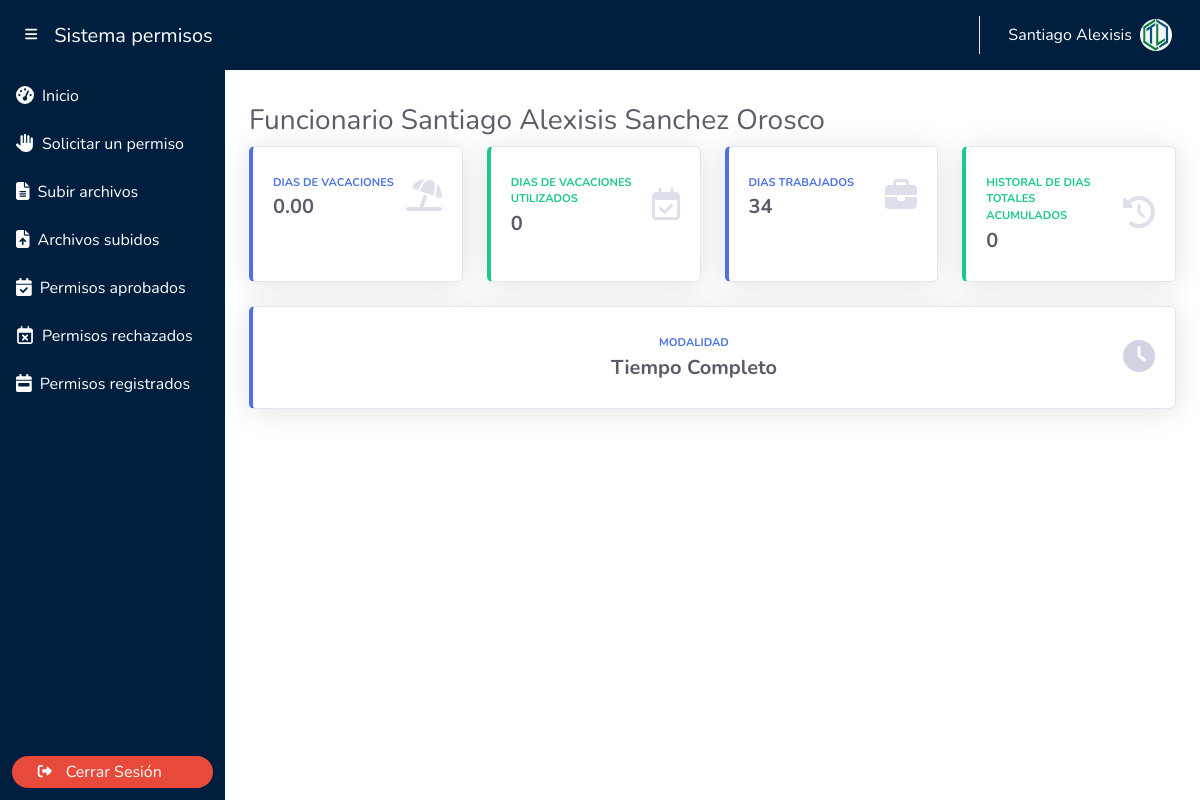
Screenshot of /funcionario/dashboard (signed in) with the database file from the repository.
### tables this page shows
CREATE TABLE `configuracion` (
  `idConfiguracion` int(11) NOT NULL,
  `limiteVacaciones` double DEFAULT NULL,
  `diasPorAño` double DEFAULT NULL,
  `diasAnuales` int(11) DEFAULT NULL,
  `numero` double DEFAULT NULL
);

CREATE TABLE `usuarios` (
  `id_usuarios` int(11) NOT NULL,
  `cedula` varchar(10) NOT NULL,
  `nombres` varchar(200) NOT NULL,
  `apellidos` varchar(200) NOT NULL,
  `email` varchar(250) NOT NULL,
  `usuario` varchar(250) NOT NULL,
  `contraseña` varchar(250) NOT NULL,
  `rol` varchar(400) NOT NULL,
  `fecha_ingreso` date DEFAULT NULL,
  `tiempo_trabajo` int(11) DEFAULT NULL
);

### resta_solicitud.php (called while the page is built, shortened)
<?php
include_once "../conexion.php";
function seleccionar($pdo){
    try {
        $consulta = "SELECT limiteVacaciones, diasPorAño, diasAnuales FROM configuracion";
        $stmt = $pdo->prepare($consulta);
        $stmt->execute();
        $resultado = $stmt->fetch(PDO::FETCH_ASSOC);
        $limiteVacaciones = $resultado["limiteVacaciones"];
        $diasPorAnoTrabajado = $resultado["diasPorAño"];
        $diasPorAno = $resultado["diasAnuales"];
        return [
            'limiteVacaciones' => $limiteVacaciones,
            'diasPorAnoTrabajado' => $diasPorAnoTrabajado,
            'diasPorAno' => $diasPorAno
        ];
    } catch (PDOException $e) {
        return "Error de excepción en la función de limite" .$e->getMessage();
    }
}
$seleccionar = seleccionar($pdo);
$limiteVacaciones = $seleccionar['limiteVacaciones'];
function obtenerDiasTrabajadosParaUsuario($pdo, $id_usuario) {
    try {
        $query = "SELECT id_usuarios, cedula, nombres, apellidos, tiempo_trabajo FROM usuarios WHERE id_usuarios = :id";
        $statement = $pdo->prepare($query);
        $statement->bindParam(':id', $id_usuario, PDO::PARAM_INT);
        $statement->execute();
        $usuario = $statement->fetch(PDO::FETCH_ASSOC);
        $resultados = [];
        if ($usuario) {
            $id_usuario = $usuario['id_usuarios'];
            $diasTrabajados = consulta_unica($pdo, $id_usuario);
            $horasDePermiso = horas_ocupadas($pdo, $id_usuario);
            $fechaIngreso = obtenerFechaIngreso($pdo, $id_usuario);
            $resultados[] = [
                'id_usuario' => $id_usuario,
                'cedula' => $usuario['cedula'],
                'nombre' => $usuario['nombres'],
                'apellido' => $usuario['apellidos'],
                'tiempo_trabajo' => $usuario['tiempo_trabajo'],
                'dias_trabajados' => $diasTrabajados,
                'horas_permiso' => $horasDePermiso,
                'fecha_ingreso' => $fechaIngreso,
            ];
        }
        return $resultados;
    } catch (PDOException $e) {
        return "Error de excepción en la función de Días trabajados para un solo usuario: " . $e->getMessage();
    }
}
function obtenerFechaIngreso($pdo, $id_usuario) {
    try {
        $query = "SELECT fecha_ingreso FROM usuarios WHERE id_usuarios = :id";
        $statement = $pdo->prepare($query);
        $statement->bindParam(':id', $id_usuario, PDO::PARAM_INT);
        $statement->execute();
        $resultado = $statement->fetch(PDO::FETCH_ASSOC);
        return $resultado['fecha_ingreso'];
    } catch (PDOException $e) {
        return "Error de excepción en la función de Fecha Ingreso" .$e->getMessage();
    }
}
function consulta_unica($pdo, $id_usuario_insertado) {
    try {
        $query = "SELECT fecha_ingreso FROM usuarios WHERE id_usuarios = :id";
        $statement = $pdo->prepare($query);
        $statement->bindParam(':id', $id_usuario_insertado, PDO::PARAM_INT);
        $statement->execute();
        $resultado = $statement->fetch(PDO::FETCH_ASSOC);
        $fecha_ingreso_usuario = $resultado['fecha_ingreso'];
        $fecha_actual_obj = new DateTime(date('Y-m-d'));
        $fecha_ingreso_obj = new DateTime($fecha_ingreso_usuario);
        $intervalo = $fecha_ingreso_obj->diff($fecha_actual_obj);
        $diasTrabajados = (int)$intervalo->format('%r%a');
        return $diasTrabajados;
    } catch (PDOException $e) {
        return "Error de excepción en la función de consulta" .$e->getMessage();
    }
}
function horas_ocupadas($pdo, $id_usuario_insertado) {
    try {
        $consulta_select = "SELECT SUM(horas_ocupadas) AS total_horas_ocupadas FROM registros_permisos WHERE id_usuarios = :id_trb AND (permiso_aceptado = 1 OR permiso_aceptado = 3)";
        $stmt = $pdo->prepare($consulta_select);
        $stmt->bindParam(':id_trb', $id_usuario_insertado, PDO::PARAM_STR);
        $stmt->execute();
        $result_select = $stmt->fetch(PDO::FETCH_ASSOC);
        if ($result_select && isset($result_select['total_horas_ocupadas'])) {
            return $result_select['total_horas_ocupadas'];
        } else {
            return 0;
        }
    } catch (PDOException $e) {
        return "Error de excepción en la función de consulta" .$e->getMessage();
    }
}

### funcionario/principal.php (the view, shortened to what this page needs)
<?php
$id = $_SESSION['id_usuarios'];
$nombreFuncionario = $_SESSION['nombres'];
$apellidosFuncionario = $_SESSION['apellidos'];
include_once "../plantilla/header.php";
?>
<div class="container-fluid mt-5">
<?php
include_once  "../resta_solicitud.php";
$nombreUser = $nombreFuncionario . " " . $apellidosFuncionario;
?>
<h1 class="h3 mb-2 text-gray-800">Funcionario <?= $nombreUser?></h1>
<div class="row">
<?php
    $resultados_usuario = obtenerDiasTrabajadosParaUsuario($pdo,$id);
    $usuario = $resultados_usuario[0];
    $diasTrabajados = $usuario['dias_trabajados'];
    $horasDePermisoSolicitadas = $usuario['horas_permiso'];
    $tiempoTrabajo = $usuario['tiempo_trabajo'];
    $diasDeVacaciones = calcularDiasVacaciones(
        $diasTrabajados,
        $horasDePermisoSolicitadas,
        $limiteVacaciones,
        $diasPorAnoTrabajado,
        $diasPorAno,
        $tiempoTrabajo
    );
    $diasDeVacaciones = number_format($diasDeVacaciones,2);
    $diasDePermisoSolicitados = $horasDePermisoSolicitadas / $tiempoTrabajo;
    $dias_totales = $diasDeVacaciones + $diasDePermisoSolicitados;
    if ($tiempoTrabajo == 8) {
        $tiempoTrabajo = "Tiempo Completo";
    }elseif ($tiempoTrabajo == 4) {
        $tiempoTrabajo = "Medio Tiempo";
    }else {
        $tiempoTrabajo = 0;
    }
?>
<div class="col-xl-3 col-md-6 mb-4">
    <div class="card border-left-primary shadow h-100 py-2">
        <div class="card-body">
            <div class="row no-gutters align-items-center">
                <div class="col mr-2">
                    <div class="text-xs font-weight-bold text-primary text-uppercase mb-1">
                        Dias de vacaciones</div>
                    <div class="h5 mb-0 font-weight-bold text-gray-800"><?= $diasDeVacaciones  ?></div>
                </div>
                <div class="col-auto">
                    <i class="fas fa-umbrella-beach fa-2x text-gray-300"></i>
                </div>
            </div>
        </div>
    </div>
</div>
<div class="col-xl-3 col-md-6 mb-4">
    <div class="card border-left-success shadow h-100 py-2">
        <div class="card-body">
            <div class="row no-gutters align-items-center">
                <div class="col mr-2">
                    <div class="text-xs font-weight-bold text-success text-uppercase mb-1">
                        Dias de vacaciones Utilizados</div>
                    <div class="h5 mb-0 font-weight-bold text-gray-800"><?= $diasDePermisoSolicitados  ?></div>
                </div>
                <div class="col-auto">
                    <i class="far fa-calendar-check fa-2x text-gray-300"></i>
                </div>
            </div>
        </div>
    </div>
</div>
<div class="col-xl-3 col-md-6 mb-4">
    <div class="card border-left-primary shadow h-100 py-2">
        <div class="card-body">
            <div class="row no-gutters align-items-center">
                <div class="col mr-2">
                    <div class="text-xs font-weight-bold text-primary text-uppercase mb-1">
                        Dias Trabajados</div>
                    <div class="h5 mb-0 font-weight-bold text-gray-800"><?= $diasTrabajados?></div>
                </div>
                <div class="col-auto">
                    <i class="fas fa-briefcase fa-2x text-gray-300"></i>
                </div>
            </div>
        </div>
    </div>
</div>
<div class="col-xl-3 col-md-6 mb-4">
    <div class="card border-left-success shadow h-100 py-2">
        <div class="card-body">
            <div class="row no-gutters align-items-center">
                <div class="col mr-2">
                    <div class="text-xs font-weight-bold text-success text-uppercase mb-1">
                    Historal de dias totales acumulados</div>
                    <div class="h5 mb-0 font-weight-bold text-gray-800"><?= $dias_totales  ?></div>
                </div>
                <div class="col-auto">
                    <i class="fas fa-history fa-2x text-gray-300"></i>
                </div>
            </div>
        </div>
    </div>
</div>
<div class="col-xl-12 col-md-12 mb-4">
    <div class="card border-left-primary shadow h-100 py-2">
        <div class="card-body">
            <div class="row no-gutters align-items-center">
                <div class="col mr-2">
                    <div class="text-xs font-weight-bold text-primary text-uppercase mb-1 text-center">
                    Modalidad</div>
                    <div class="h5 mb-0 font-weight-bold text-gray-800 text-center"><?= $tiempoTrabajo  ?></div>
                </div>
                <div class="col-auto">
                    <i class="fas fa-clock fa-2x text-gray-400"></i>
                </div>
            </div>
        </div>
    </div>
</div>
<?php include_once("../plantilla/footer.php")?>
<?php include_once("../plantilla/footer.php")?>

### rows the page displays
configuracion: diasDeVacaciones "0.00", dias_totales "0"
usuarios: tiempo_trabajo "0", tiempo_trabajo "Tiempo Completo"

### other values shown
$nombre "Santiago Alexisis"
$nombreUser "Santiago Alexisis Sanchez Orosco"
$diasTrabajados "34"
